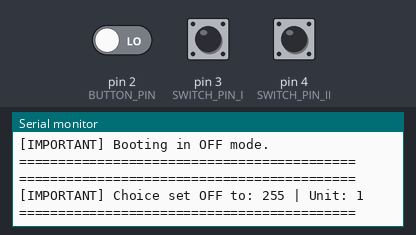
A sketch run on a simulated Arduino Uno, built with avr-gcc and run on an emulated ATmega328P. Parts: the last lines printed to the serial monitor. The test bench sets the inputs (shaded band); at power-on: pin 3 (SWITCH_PIN_I) LOW, pin 4 (SWITCH_PIN_II) LOW, pin 2 (BUTTON_PIN) LOW. Random numbers use the default seed unless the sketch sets one.

Above: at 1.2 s.
1.3 s: pin 3 (SWITCH_PIN_I) pulled HIGH for 0.15 s
At 2.4 s:
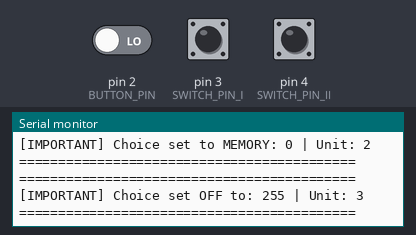
2.9 s: pin 4 (SWITCH_PIN_II) pulled HIGH for 0.15 s
At 3.6 s:
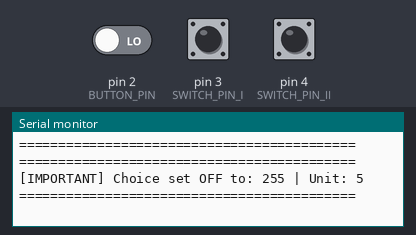
4.5 s: pin 3 (SWITCH_PIN_I) pulled HIGH for 1 s
At 6.0 s:
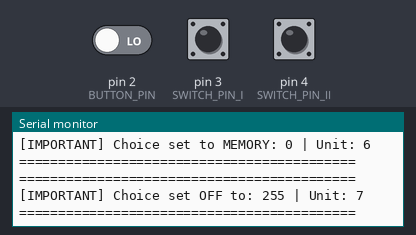
7.0 s: pin 4 (SWITCH_PIN_II) pulled HIGH for 1 s
At 9.2 s:
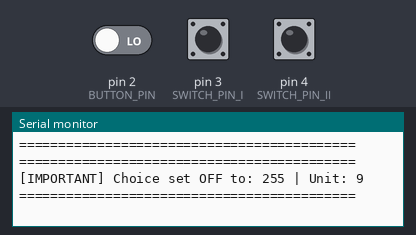
9.5 s: pin 2 (BUTTON_PIN) driven HIGH and pin 3 (SWITCH_PIN_I) driven HIGH
At 10.7 s:
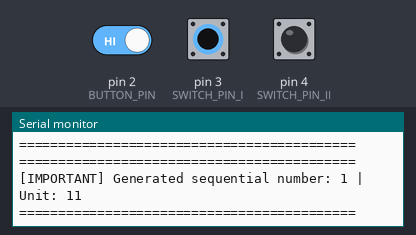
11.0 s: pin 3 (SWITCH_PIN_I) driven LOW
At 12.1 s:
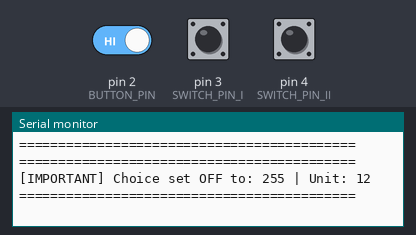
Timing chart, 0 to 13.5 s (numbered marks = the images above; inputs shaded):
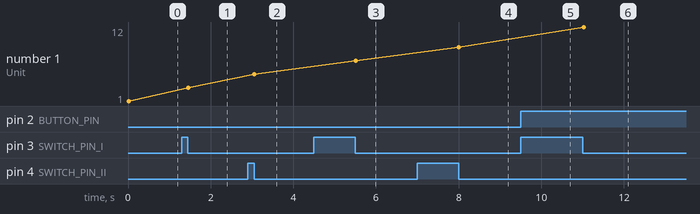

The sketch:

WTBCOM01_slave.ino
```cpp
#include <Wire.h>

#define BUTTON_PIN 2
#define SWITCH_PIN_I 3
#define SWITCH_PIN_II 4
#define WIRE_ID 8

#define SWITCH_PIN_OFF_STATUS 0
#define SWITCH_PIN_I_STATUS 1
#define SWITCH_PIN_II_STATUS 2

// In case the toggle switch is turned off
#define CHOICE_OFF 255
// Inclusive minimum
#define CHOICE_MIN 0
// Inclusive maximum
#define CHOICE_MAX 3

#define SAFETY_BUFFER 100

const boolean log_important_enabled = true;
const boolean log_info_enabled = false;
const boolean log_verbose_enabled = false;

int choice = -1;
int choice_memory = -1;

int unit = 0;


void setup() {
  Serial.begin(115200);
  Wire.begin(WIRE_ID);
  Wire.onRequest(requestEvent);

  pinMode(BUTTON_PIN, INPUT);
  pinMode(SWITCH_PIN_I, INPUT);
  pinMode(SWITCH_PIN_II, INPUT);

  choice = CHOICE_MIN - 1;
  choice_memory = CHOICE_MIN;

  int state = switch_status();
  switch (state) {
    case SWITCH_PIN_I_STATUS:
      sequential_choice();
      log_important("Booting in SEQUENTIAL mode. Generated sequential number: " + String(choice) + " | Unit: " + String(unit));
      break;
    case SWITCH_PIN_II_STATUS:
      random_choice();
      log_important("Booting in RANDOM mode. Generated random number: " + String(choice) + " | Unit: " + String(unit));
      break;
    case SWITCH_PIN_OFF_STATUS:
      log_important("Booting in OFF mode.");
      // Choice is not set here as it is automatically set in the loop() function.
      break;
    default:
      log_important("ERROR when booting! Switch_status unknown! State: " + String(state));
  }

}

void loop() {
  // SEQUENTIAL MODE:
  if (switch_status() == SWITCH_PIN_I_STATUS) {
    log_info("Entering SEQUENTIAL mode.");

    // Wait for either the switch to be toggled or the button to be turned on
    while (switch_status() == SWITCH_PIN_I_STATUS && !button_high()) {}

    // If the button is pressed:
    if (button_high()) {
      log_info("Button is HIGH.");

      // Generate sequential number based off of previous number and within CHOICE_MIN and CHOICE_MAX
      sequential_choice();
      log_important("Generated sequential number: " + String(choice) + " | Unit: " + String(unit));

      // Find out whether we released the button/switch properly.
      check_release(SWITCH_PIN_I_STATUS);
    }

    // Switch was toggled somewhere in this process.
    if (switch_status() != SWITCH_PIN_I_STATUS) {
      log_info("Switch is toggled to: " + String(switch_status()));
      log_status();

      // Store the sequential position in memory and pick a random choice.
      choice_memory = choice;
    }
  } else if (switch_status() == SWITCH_PIN_II_STATUS) {
    // RANDOM MODE
    log_info("Entering RANDOM mode.");

    // Wait for either the switch to be toggled or the button to be turned on
    while (switch_status() == SWITCH_PIN_II_STATUS && !button_high()) {}

    // If the button is pressed:
    if (button_high()) {
      log_info("Button is HIGH.");

      // Generate random number between CHOICE_MIN and CHOICE_MAX
      random_choice();

      log_important("Generated random number: " + String(choice) + " | Unit: " + String(unit));

      // Find out whether we released the button/switch properly.
      check_release(SWITCH_PIN_II_STATUS);
    }

    // Switch was toggled somewhere in this process.
    if (switch_status() != SWITCH_PIN_II_STATUS) {
      log_info("Switch is toggled to: " + String(switch_status()));
      log_status();
    }
  } else if (switch_status() == SWITCH_PIN_OFF_STATUS) {
    // SWITCH IS OFF
    log_info("Switch is OFF");

    choice = CHOICE_OFF;
    update_unit();
    log_important("Choice set OFF to: " + String(choice) + " | Unit: " + String(unit));

    // Wait for the switch to be toggled on to either status
    while (switch_status() == SWITCH_PIN_OFF_STATUS) {}

    log_info("Switch status changed. Switching modes.");
    log_status();

    // Reset back the choice to memory if sequential mode or to a random value if
    if (switch_status() == SWITCH_PIN_I_STATUS) {
      choice = choice_memory;
      update_unit();

      log_important("Choice set to MEMORY: " + String(choice) + " | Unit: " + String(unit));
    } else if (switch_status() == SWITCH_PIN_II_STATUS) {
      random_choice();
      log_important("Choice toggled to a RANDOM value: " + String(choice) + " | Unit: " + String(unit));
    }
  }
}

/*
   =========================
       I2C COMMUNICATION
   =========================
*/

void requestEvent() {
  byte buff[2];
  buff[0] = unit;
  buff[1] = choice;
  Wire.write(buff, 2);
}

/*
   ================================
     BUTTON/SWITCH RELEASE CHECKS
   ================================
*/

void check_release(int switch_pin_status) {
  // Repeat endlessly until a safety buffer is breached.
  while (true) {

    log_verbose("Entering endless loop.");

    // Wait for either the switch to be toggled or the button to be released
    while (switch_status() == switch_pin_status && button_high()) {}

    log_info("Switch is toggled or button is LOW.");

    int safety_count = 0;

    if (switch_status() != switch_pin_status) {
      safety_count = safety_check(switch_status() != switch_pin_status);
    } else if (!button_high()) {
      safety_count = safety_check(!button_high());
    }

    // We reached SAFETY_BUFFER.
    if (safety_count == SAFETY_BUFFER) {
      log_info("Reached SAFETY_BUFFER! (" + String(safety_count) + "/" + String(SAFETY_BUFFER) + ")");
      break;
    } else {
      log_info("SAFETY BUFFER not reached! (" + String(safety_count) + "/" + String(SAFETY_BUFFER) + ")");
    }
  }
}

int safety_check(boolean check) {
  // Starts at two because of the checks before and after this line.
  int count = 2;

  for (int i = 0; i < SAFETY_BUFFER - 2; i++) { // SAFETY_BUFFER - 2, because we have already checked twice.
    if (check) {
      count++;
    }
    log_verbose("Switch Safety Count: " + String(count));
  }

  return count;
}

/*
   ========================
       UTILITY FUNCTIONS
   ========================
*/

void update_unit() {
 unit == 255 ? unit = 0 : unit++;
}

boolean button_high() {
  return digitalRead(BUTTON_PIN) == HIGH;
}

int switch_status() {
  if (digitalRead(SWITCH_PIN_I) == HIGH) {
    return SWITCH_PIN_I_STATUS;
  } else if (digitalRead(SWITCH_PIN_II) == HIGH) {
    return SWITCH_PIN_II_STATUS;
  }

  return SWITCH_PIN_OFF_STATUS;
}

void sequential_choice() {
  // Add 1 to our choice and reset back to min if it reaches max.
  choice = (choice + 1) % (CHOICE_MAX + 1) + CHOICE_MIN;
  update_unit();
}

void random_choice() {
  // Reset choice: lower bound is inclusive, upper bound is exclusive.
  choice = random(CHOICE_MIN, CHOICE_MAX + 1);
  update_unit();
}

String booleanToString(boolean b) {
  return b ? "TRUE" : "FALSE";
}

String highlowToString(int hl) {
  return hl == 0 ? "LOW" : hl == 1 ? "HIGH" : "UNDEFINED";
}

/*
   =========================
       LOGGING FUNCTIONS
   =========================
*/

void log_status() {
  log_info("UNIT: " + String(unit) + " | CHOICE: " + String(choice) + " | SWITCH STATUS: " + String(switch_status()) + " | BUTTON STATUS: " + highlowToString(button_high()));
}

void log_verbose(String msg) {
  if (log_verbose_enabled) {
    Serial.println("[V] " + msg);
  }
}

void log_info(String msg) {
  if (log_info_enabled) {
    Serial.println("[INFO] " + msg);
  }
}

void log_important(String msg) {
  if (log_important_enabled) {
    Serial.println("===========================================");
    Serial.println("[IMPORTANT] " + msg);
    Serial.println("===========================================");
  }
}
```

Measured:
- after the input at 1.3 s, the serial monitor: prints a new line at once (image 1)
- after the input at 2.9 s, the serial monitor: prints a new line at once (image 2)
- after the input at 4.5 s, the serial monitor: prints a new line at once (image 3)
- after the input at 7.0 s, the serial monitor: prints a new line at once (image 4)
- after the input at 9.5 s, the serial monitor: prints a new line at once (image 5)
- after the input at 11.0 s, the serial monitor: prints a new line at once (image 6)
- plotted number 1: 1 → 3 after the input at 1.3 s, 3 → 5 after the input at 2.9 s, 5 → 7 after the input at 4.5 s, 7 → 9 after the input at 7.0 s, 9 → 12 after the input at 11.0 s
